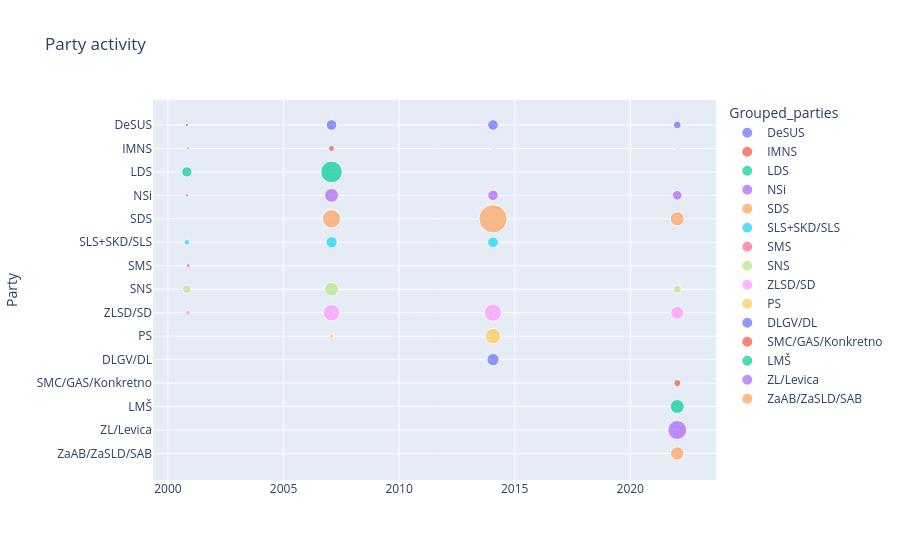

Notebook code cell kept with this figure:
### Code cell
import plotly.express as px
from PIL import Image

def plot_party_activity(df, mode="timeline"):
    if mode=="scatter":  ## Use for sample visualisation, for full dataset, use timeline
        fig = px.scatter(
            activity, 
            x="Start_date", 
            y="Grouped_parties", #Can be either Speaker_party for full range of individual parties, or Grouped_parties to emphasise changes in the lifespan of parties 
            size="Speech_count", 
            color="Grouped_parties", 
            hover_name="Grouped_parties", 
            title="Party activity", 
            labels={"Speech_count": "Speech Count"},
        )
    elif mode=="timeline":
        fig = px.timeline(
            activity,
            x_start="Start_date",
            x_end="End_date",
            y="Speaker_party",
            color="Speech_count",
            title="Party Activity Across Terms (Gantt Chart)",
            labels={"Speech_count": "Party Activity"},
        )
    else:
        raise ValueError("mode must be one of: scatter, bar, heatmap, timeline")
    fig.update_layout(yaxis_title="Party", xaxis_title="")
    return fig

#fig.write_image("path.png")

fig = plot_party_activity(activity, mode="scatter")
fig.show()

### Figure 1 — Plotly figure (JSON) as saved in the notebook; plotly's stock layout.template omitted (floating-point values rounded to 4 significant figures)
{"data": [{"hovertemplate": "<b>%{hovertext}</b><br><br>Grouped_parties=%{y}<br>Start_date=%{x}<br>Speech Count=%{marker.size}<extra></extra>", "hovertext": ["DeSUS", "DeSUS", "DeSUS", "DeSUS"], "legendgroup": "DeSUS", "marker": {"color": "#636efa", "size": [3, 32, 32, 17], "sizemode": "area", "sizeref": 0.5625, "symbol": "circle"}, "mode": "markers", "name": "DeSUS", "orientation": "v", "showlegend": true, "type": "scatter", "x": ["2000-10-27", "2007-01-29", "2014-01-24", "2022-01-13"], "xaxis": "x", "y": ["DeSUS", "DeSUS", "DeSUS", "DeSUS"], "yaxis": "y"}, {"hovertemplate": "<b>%{hovertext}</b><br><br>Grouped_parties=%{y}<br>Start_date=%{x}<br>Speech Count=%{marker.size}<extra></extra>", "hovertext": ["IMNS", "IMNS", "IMNS", "IMNS"], "legendgroup": "IMNS", "marker": {"color": "#EF553B", "size": [2, 10, 1, 1], "sizemode": "area", "sizeref": 0.5625, "symbol": "circle"}, "mode": "markers", "name": "IMNS", "orientation": "v", "showlegend": true, "type": "scatter", "x": ["2000-11-16", "2007-01-29", "2014-01-28", "2022-01-13"], "xaxis": "x", "y": ["IMNS", "IMNS", "IMNS", "IMNS"], "yaxis": "y"}, {"hovertemplate": "<b>%{hovertext}</b><br><br>Grouped_parties=%{y}<br>Start_date=%{x}<br>Speech Count=%{marker.size}<extra></extra>", "hovertext": ["LDS", "LDS"], "legendgroup": "LDS", "marker": {"color": "#00cc96", "size": [30, 132], "sizemode": "area", "sizeref": 0.5625, "symbol": "circle"}, "mode": "markers", "name": "LDS", "orientation": "v", "showlegend": true, "type": "scatter", "x": ["2000-10-27", "2007-01-29"], "xaxis": "x", "y": ["LDS", "LDS"], "yaxis": "y"}, {"hovertemplate": "<b>%{hovertext}</b><br><br>Grouped_parties=%{y}<br>Start_date=%{x}<br>Speech Count=%{marker.size}<extra></extra>", "hovertext": ["NSi", "NSi", "NSi", "NSi"], "legendgroup": "NSi", "marker": {"color": "#ab63fa", "size": [3, 54, 31, 26], "sizemode": "area", "sizeref": 0.5625, "symbol": "circle"}, "mode": "markers", "name": "NSi", "orientation": "v", "showlegend": true, "type": "scatter", "x": ["2000-10-27", "2007-01-29", "2014-01-24", "2022-01-13"], "xaxis": "x", "y": ["NSi", "NSi", "NSi", "NSi"], "yaxis": "y"}, {"hovertemplate": "<b>%{hovertext}</b><br><br>Grouped_parties=%{y}<br>Start_date=%{x}<br>Speech Count=%{marker.size}<extra></extra>", "hovertext": ["SDS", "SDS", "SDS", "SDS"], "legendgroup": "SDS", "marker": {"color": "#FFA15A", "size": [1, 94, 225, 55], "sizemode": "area", "sizeref": 0.5625, "symbol": "circle"}, "mode": "markers", "name": "SDS", "orientation": "v", "showlegend": true, "type": "scatter", "x": ["2000-11-10", "2007-01-29", "2014-01-24", "2022-01-13"], "xaxis": "x", "y": ["SDS", "SDS", "SDS", "SDS"], "yaxis": "y"}, {"hovertemplate": "<b>%{hovertext}</b><br><br>Grouped_parties=%{y}<br>Start_date=%{x}<br>Speech Count=%{marker.size}<extra></extra>", "hovertext": ["SLS+SKD/SLS", "SLS+SKD/SLS", "SLS+SKD/SLS"], "legendgroup": "SLS+SKD/SLS", "marker": {"color": "#19d3f3", "size": [9, 36, 33], "sizemode": "area", "sizeref": 0.5625, "symbol": "circle"}, "mode": "markers", "name": "SLS+SKD/SLS", "orientation": "v", "showlegend": true, "type": "scatter", "x": ["2000-10-27", "2007-01-29", "2014-01-24"], "xaxis": "x", "y": ["SLS+SKD/SLS", "SLS+SKD/SLS", "SLS+SKD/SLS"], "yaxis": "y"}, {"hovertemplate": "<b>%{hovertext}</b><br><br>Grouped_parties=%{y}<br>Start_date=%{x}<br>Speech Count=%{marker.size}<extra></extra>", "hovertext": ["SMS"], "legendgroup": "SMS", "marker": {"color": "#FF6692", "size": [5], "sizemode": "area", "sizeref": 0.5625, "symbol": "circle"}, "mode": "markers", "name": "SMS", "orientation": "v", "showlegend": true, "type": "scatter", "x": ["2000-11-16"], "xaxis": "x", "y": ["SMS"], "yaxis": "y"}, {"hovertemplate": "<b>%{hovertext}</b><br><br>Grouped_parties=%{y}<br>Start_date=%{x}<br>Speech Count=%{marker.size}<extra></extra>", "hovertext": ["SNS", "SNS", "SNS"], "legendgroup": "SNS", "marker": {"color": "#B6E880", "size": [20, 55, 18], "sizemode": "area", "sizeref": 0.5625, "symbol": "circle"}, "mode": "markers", "name": "SNS", "orientation": "v", "showlegend": true, "type": "scatter", "x": ["2000-10-27", "2007-01-29", "2022-01-13"], "xaxis": "x", "y": ["SNS", "SNS", "SNS"], "yaxis": "y"}, {"hovertemplate": "<b>%{hovertext}</b><br><br>Grouped_parties=%{y}<br>Start_date=%{x}<br>Speech Count=%{marker.size}<extra></extra>", "hovertext": ["ZLSD/SD", "ZLSD/SD", "ZLSD/SD", "ZLSD/SD"], "legendgroup": "ZLSD/SD", "marker": {"color": "#FF97FF", "size": [8, 77, 84, 48], "sizemode": "area", "sizeref": 0.5625, "symbol": "circle"}, "mode": "markers", "name": "ZLSD/SD", "orientation": "v", "showlegend": true, "type": "scatter", "x": ["2000-11-10", "2007-01-29", "2014-01-24", "2022-01-13"], "xaxis": "x", "y": ["ZLSD/SD", "ZLSD/SD", "ZLSD/SD", "ZLSD/SD"], "yaxis": "y"}, {"hovertemplate": "<b>%{hovertext}</b><br><br>Grouped_parties=%{y}<br>Start_date=%{x}<br>Speech Count=%{marker.size}<extra></extra>", "hovertext": ["PS", "PS"], "legendgroup": "PS", "marker": {"color": "#FECB52", "size": [6, 68], "sizemode": "area", "sizeref": 0.5625, "symbol": "circle"}, "mode": "markers", "name": "PS", "orientation": "v", "showlegend": true, "type": "scatter", "x": ["2007-01-29", "2014-01-24"], "xaxis": "x", "y": ["PS", "PS"], "yaxis": "y"}, {"hovertemplate": "<b>%{hovertext}</b><br><br>Grouped_parties=%{y}<br>Start_date=%{x}<br>Speech Count=%{marker.size}<extra></extra>", "hovertext": ["DLGV/DL"], "legendgroup": "DLGV/DL", "marker": {"color": "#636efa", "size": [42], "sizemode": "area", "sizeref": 0.5625, "symbol": "circle"}, "mode": "markers", "name": "DLGV/DL", "orientation": "v", "showlegend": true, "type": "scatter", "x": ["2014-01-24"], "xaxis": "x", "y": ["DLGV/DL"], "yaxis": "y"}, {"hovertemplate": "<b>%{hovertext}</b><br><br>Grouped_parties=%{y}<br>Start_date=%{x}<br>Speech Count=%{marker.size}<extra></extra>", "hovertext": ["SMC/GAS/Konkretno"], "legendgroup": "SMC/GAS/Konkretno", "marker": {"color": "#EF553B", "size": [14], "sizemode": "area", "sizeref": 0.5625, "symbol": "circle"}, "mode": "markers", "name": "SMC/GAS/Konkretno", "orientation": "v", "showlegend": true, "type": "scatter", "x": ["2022-01-13"], "xaxis": "x", "y": ["SMC/GAS/Konkretno"], "yaxis": "y"}, {"hovertemplate": "<b>%{hovertext}</b><br><br>Grouped_parties=%{y}<br>Start_date=%{x}<br>Speech Count=%{marker.size}<extra></extra>", "hovertext": ["LMŠ"], "legendgroup": "LMŠ", "marker": {"color": "#00cc96", "size": [55], "sizemode": "area", "sizeref": 0.5625, "symbol": "circle"}, "mode": "markers", "name": "LMŠ", "orientation": "v", "showlegend": true, "type": "scatter", "x": ["2022-01-13"], "xaxis": "x", "y": ["LMŠ"], "yaxis": "y"}, {"hovertemplate": "<b>%{hovertext}</b><br><br>Grouped_parties=%{y}<br>Start_date=%{x}<br>Speech Count=%{marker.size}<extra></extra>", "hovertext": ["ZL/Levica"], "legendgroup": "ZL/Levica", "marker": {"color": "#ab63fa", "size": [101], "sizemode": "area", "sizeref": 0.5625, "symbol": "circle"}, "mode": "markers", "name": "ZL/Levica", "orientation": "v", "showlegend": true, "type": "scatter", "x": ["2022-01-13"], "xaxis": "x", "y": ["ZL/Levica"], "yaxis": "y"}, {"hovertemplate": "<b>%{hovertext}</b><br><br>Grouped_parties=%{y}<br>Start_date=%{x}<br>Speech Count=%{marker.size}<extra></extra>", "hovertext": ["ZaAB/ZaSLD/SAB"], "legendgroup": "ZaAB/ZaSLD/SAB", "marker": {"color": "#FFA15A", "size": [51], "sizemode": "area", "sizeref": 0.5625, "symbol": "circle"}, "mode": "markers", "name": "ZaAB/ZaSLD/SAB", "orientation": "v", "showlegend": true, "type": "scatter", "x": ["2022-01-13"], "xaxis": "x", "y": ["ZaAB/ZaSLD/SAB"], "yaxis": "y"}], "layout": {"legend": {"itemsizing": "constant", "title": {"text": "Grouped_parties"}, "tracegroupgap": 0}, "title": {"text": "Party activity"}, "xaxis": {"anchor": "y", "domain": [0, 1], "title": {"text": ""}}, "yaxis": {"anchor": "x", "categoryarray": ["ZaAB/ZaSLD/SAB", "ZL/Levica", "LMŠ", "SMC/GAS/Konkretno", "DLGV/DL", "PS", "ZLSD/SD", "SNS", "SMS", "SLS+SKD/SLS", "SDS", "NSi", "LDS", "IMNS", "DeSUS"], "categoryorder": "array", "domain": [0, 1], "title": {"text": "Party"}}}}
